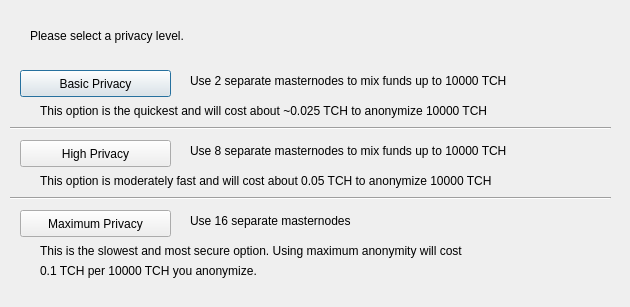
<?xml version="1.0" encoding="UTF-8"?>
<ui version="4.0">
 <class>ObfuscationConfig</class>
 <widget class="QDialog" name="ObfuscationConfig">
  <property name="geometry">
   <rect>
    <x>0</x>
    <y>0</y>
    <width>630</width>
    <height>307</height>
   </rect>
  </property>
  <property name="windowTitle">
   <string>Configure Obfuscation</string>
  </property>
  <widget class="QPushButton" name="buttonBasic">
   <property name="geometry">
    <rect>
     <x>20</x>
     <y>70</y>
     <width>151</width>
     <height>27</height>
    </rect>
   </property>
   <property name="text">
    <string>Basic Privacy</string>
   </property>
  </widget>
  <widget class="QPushButton" name="buttonHigh">
   <property name="geometry">
    <rect>
     <x>20</x>
     <y>140</y>
     <width>151</width>
     <height>27</height>
    </rect>
   </property>
   <property name="text">
    <string>High Privacy</string>
   </property>
  </widget>
  <widget class="QPushButton" name="buttonMax">
   <property name="geometry">
    <rect>
     <x>20</x>
     <y>210</y>
     <width>151</width>
     <height>27</height>
    </rect>
   </property>
   <property name="text">
    <string>Maximum Privacy</string>
   </property>
  </widget>
  <widget class="QLabel" name="label">
   <property name="geometry">
    <rect>
     <x>30</x>
     <y>20</y>
     <width>571</width>
     <height>31</height>
    </rect>
   </property>
   <property name="text">
    <string>Please select a privacy level.</string>
   </property>
  </widget>
  <widget class="QLabel" name="label_2">
   <property name="geometry">
    <rect>
     <x>190</x>
     <y>70</y>
     <width>421</width>
     <height>21</height>
    </rect>
   </property>
   <property name="text">
    <string>Use 2 separate masternodes to mix funds up to 10000 TCH</string>
   </property>
  </widget>
  <widget class="QLabel" name="label_3">
   <property name="geometry">
    <rect>
     <x>190</x>
     <y>140</y>
     <width>411</width>
     <height>21</height>
    </rect>
   </property>
   <property name="text">
    <string>Use 8 separate masternodes to mix funds up to 10000 TCH</string>
   </property>
  </widget>
  <widget class="QLabel" name="label_4">
   <property name="geometry">
    <rect>
     <x>190</x>
     <y>210</y>
     <width>421</width>
     <height>21</height>
    </rect>
   </property>
   <property name="text">
    <string>Use 16 separate masternodes</string>
   </property>
  </widget>
  <widget class="QLabel" name="label_6">
   <property name="geometry">
    <rect>
     <x>40</x>
     <y>100</y>
     <width>561</width>
     <height>21</height>
    </rect>
   </property>
   <property name="text">
    <string>This option is the quickest and will cost about ~0.025 TCH to anonymize 10000 TCH</string>
   </property>
  </widget>
  <widget class="QLabel" name="label_7">
   <property name="geometry">
    <rect>
     <x>40</x>
     <y>170</y>
     <width>561</width>
     <height>21</height>
    </rect>
   </property>
   <property name="text">
    <string>This option is moderately fast and will cost about 0.05 TCH to anonymize 10000 TCH</string>
   </property>
  </widget>
  <widget class="QLabel" name="label_8">
   <property name="geometry">
    <rect>
     <x>40</x>
     <y>240</y>
     <width>561</width>
     <height>21</height>
    </rect>
   </property>
   <property name="text">
    <string>This is the slowest and most secure option. Using maximum anonymity will cost</string>
   </property>
  </widget>
  <widget class="QLabel" name="label_9">
   <property name="geometry">
    <rect>
     <x>40</x>
     <y>260</y>
     <width>561</width>
     <height>21</height>
    </rect>
   </property>
   <property name="text">
    <string>0.1 TCH per 10000 TCH you anonymize.</string>
   </property>
  </widget>
  <widget class="Line" name="line">
   <property name="geometry">
    <rect>
     <x>10</x>
     <y>120</y>
     <width>601</width>
     <height>16</height>
    </rect>
   </property>
   <property name="orientation">
    <enum>Qt::Horizontal</enum>
   </property>
  </widget>
  <widget class="Line" name="line_2">
   <property name="geometry">
    <rect>
     <x>10</x>
     <y>190</y>
     <width>601</width>
     <height>16</height>
    </rect>
   </property>
   <property name="orientation">
    <enum>Qt::Horizontal</enum>
   </property>
  </widget>
 </widget>
 <resources/>
 <connections/>
</ui>
